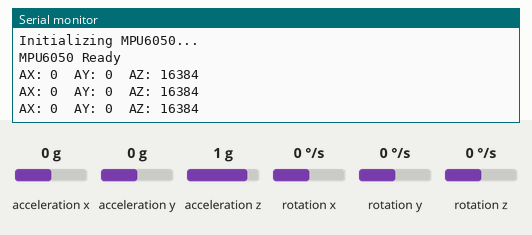
Recording of a sketch running on a simulated ESP32. Shown: the last lines printed to the serial monitor. The test bench sets the inputs (shaded band); at power-on: acceleration x 0 g, acceleration y 0 g, acceleration z 1 g, rotation x 0 °/s, rotation y 0 °/s, rotation z 0 °/s.

Above: at 1.3 s.
1.4 s: acceleration x set to -1.4 g
At 1.9 s:
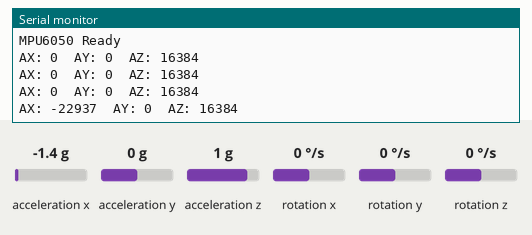
2.9 s: acceleration y set to -1.4 g
At 3.4 s:
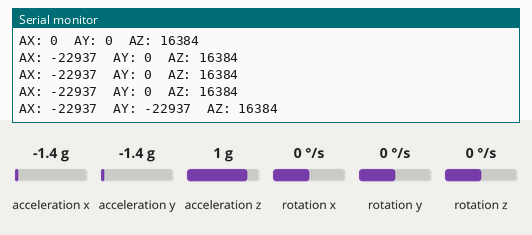
4.4 s: acceleration z set to -1.4 g
At 4.9 s:
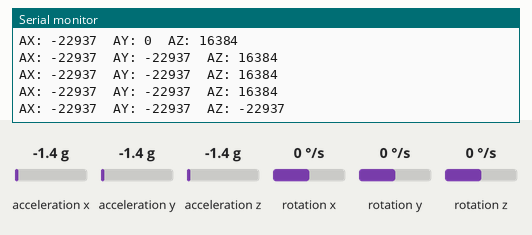

The sketch:

8__MPU6050values.ino
```cpp
/***************************************************
   ESP32 + MPU6050 CONNECTION (I2C)

   MPU6050:
   VCC -> 3.3V
   GND -> GND
   SDA -> GPIO 21
   SCL -> GPIO 22

   OUTPUT:
   - Acceleration values on Serial Monitor
****************************************************/

#include <Wire.h>
#include <MPU6050.h>

MPU6050 mpu;

int16_t ax, ay, az;

void setup() {
  Serial.begin(9600);
  Wire.begin(21, 22);

  Serial.println("Initializing MPU6050...");
  mpu.initialize();

  if (!mpu.testConnection()) {
    Serial.println("MPU6050 connection failed!");
    while (1);
  }

  Serial.println("MPU6050 Ready");
}

void loop() {
  mpu.getAcceleration(&ax, &ay, &az);

  Serial.print("AX: ");
  Serial.print(ax);
  Serial.print("  AY: ");
  Serial.print(ay);
  Serial.print("  AZ: ");
  Serial.println(az);

  delay(500);
}
```

Measured:
- after the input at 1.4 s, the serial monitor: prints a new line after 0.11 s (image 1)
- after the input at 2.9 s, the serial monitor: prints a new line after 0.11 s (image 2)
- after the input at 4.4 s, the serial monitor: prints a new line after 0.12 s (image 3)
